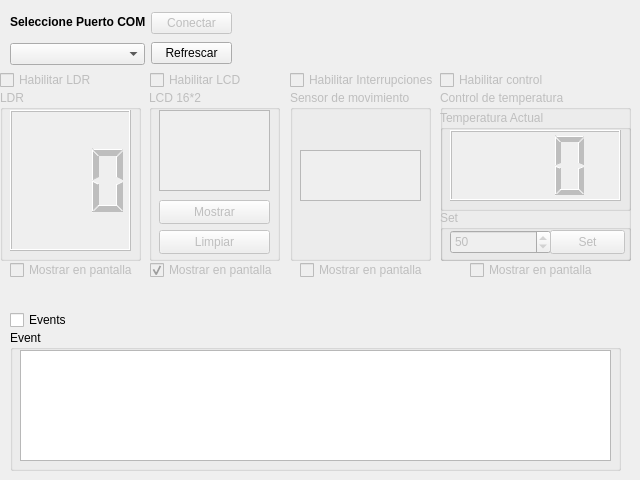
<?xml version="1.0" encoding="UTF-8"?>
<ui version="4.0">
 <class>MainWindowk</class>
 <widget class="QMainWindow" name="MainWindowk">
  <property name="geometry">
   <rect>
    <x>0</x>
    <y>0</y>
    <width>640</width>
    <height>480</height>
   </rect>
  </property>
  <property name="minimumSize">
   <size>
    <width>640</width>
    <height>480</height>
   </size>
  </property>
  <property name="maximumSize">
   <size>
    <width>640</width>
    <height>480</height>
   </size>
  </property>
  <property name="windowTitle">
   <string>Taller</string>
  </property>
  <property name="toolTip">
   <string>&lt;html&gt;&lt;head/&gt;&lt;body&gt;&lt;p&gt;&lt;br/&gt;&lt;/p&gt;&lt;/body&gt;&lt;/html&gt;</string>
  </property>
  <property name="documentMode">
   <bool>false</bool>
  </property>
  <widget class="QWidget" name="centralwidget">
   <property name="minimumSize">
    <size>
     <width>640</width>
     <height>480</height>
    </size>
   </property>
   <property name="maximumSize">
    <size>
     <width>640</width>
     <height>480</height>
    </size>
   </property>
   <widget class="QGroupBox" name="groupBox_7">
    <property name="geometry">
     <rect>
      <x>10</x>
      <y>330</y>
      <width>611</width>
      <height>141</height>
     </rect>
    </property>
    <property name="title">
     <string>Event</string>
    </property>
    <widget class="QTextEdit" name="textEdit">
     <property name="geometry">
      <rect>
       <x>10</x>
       <y>20</y>
       <width>591</width>
       <height>111</height>
      </rect>
     </property>
     <property name="readOnly">
      <bool>true</bool>
     </property>
    </widget>
   </widget>
   <widget class="QCheckBox" name="ExcludeEvents">
    <property name="geometry">
     <rect>
      <x>10</x>
      <y>310</y>
      <width>101</width>
      <height>20</height>
     </rect>
    </property>
    <property name="text">
     <string>Events</string>
    </property>
   </widget>
   <widget class="QWidget" name="Grupos" native="true">
    <property name="enabled">
     <bool>false</bool>
    </property>
    <property name="geometry">
     <rect>
      <x>0</x>
      <y>70</y>
      <width>631</width>
      <height>211</height>
     </rect>
    </property>
    <widget class="QCheckBox" name="LDR_En">
     <property name="geometry">
      <rect>
       <x>0</x>
       <y>0</y>
       <width>101</width>
       <height>20</height>
      </rect>
     </property>
     <property name="text">
      <string>Habilitar LDR</string>
     </property>
    </widget>
    <widget class="QCheckBox" name="LCD_En">
     <property name="geometry">
      <rect>
       <x>150</x>
       <y>0</y>
       <width>101</width>
       <height>20</height>
      </rect>
     </property>
     <property name="text">
      <string>Habilitar LCD</string>
     </property>
    </widget>
    <widget class="QCheckBox" name="Interrupt_En">
     <property name="geometry">
      <rect>
       <x>290</x>
       <y>0</y>
       <width>151</width>
       <height>20</height>
      </rect>
     </property>
     <property name="text">
      <string>Habilitar Interrupciones</string>
     </property>
    </widget>
    <widget class="QCheckBox" name="Control_En">
     <property name="geometry">
      <rect>
       <x>440</x>
       <y>0</y>
       <width>121</width>
       <height>20</height>
      </rect>
     </property>
     <property name="text">
      <string>Habilitar control</string>
     </property>
    </widget>
    <widget class="QGroupBox" name="LDR_Group">
     <property name="enabled">
      <bool>false</bool>
     </property>
     <property name="geometry">
      <rect>
       <x>0</x>
       <y>20</y>
       <width>141</width>
       <height>171</height>
      </rect>
     </property>
     <property name="title">
      <string>LDR</string>
     </property>
     <widget class="QLCDNumber" name="ValueLDR">
      <property name="geometry">
       <rect>
        <x>10</x>
        <y>20</y>
        <width>121</width>
        <height>141</height>
       </rect>
      </property>
      <property name="autoFillBackground">
       <bool>true</bool>
      </property>
      <property name="digitCount">
       <number>3</number>
      </property>
     </widget>
    </widget>
    <widget class="QGroupBox" name="LCD_Group">
     <property name="enabled">
      <bool>false</bool>
     </property>
     <property name="geometry">
      <rect>
       <x>149</x>
       <y>20</y>
       <width>131</width>
       <height>171</height>
      </rect>
     </property>
     <property name="title">
      <string>LCD 16*2</string>
     </property>
     <widget class="QPlainTextEdit" name="TextoLCD">
      <property name="geometry">
       <rect>
        <x>10</x>
        <y>20</y>
        <width>111</width>
        <height>81</height>
       </rect>
      </property>
      <property name="inputMethodHints">
       <set>Qt::InputMethodHint::ImhNone</set>
      </property>
      <property name="plainText">
       <string/>
      </property>
      <property name="maximumBlockCount">
       <number>0</number>
      </property>
     </widget>
     <widget class="QPushButton" name="ShowLCD">
      <property name="geometry">
       <rect>
        <x>10</x>
        <y>110</y>
        <width>111</width>
        <height>24</height>
       </rect>
      </property>
      <property name="text">
       <string>Mostrar</string>
      </property>
     </widget>
     <widget class="QPushButton" name="ClearLCD">
      <property name="geometry">
       <rect>
        <x>10</x>
        <y>140</y>
        <width>111</width>
        <height>24</height>
       </rect>
      </property>
      <property name="text">
       <string>Limpiar</string>
      </property>
     </widget>
    </widget>
    <widget class="QGroupBox" name="Interrupt_Group">
     <property name="enabled">
      <bool>false</bool>
     </property>
     <property name="geometry">
      <rect>
       <x>290</x>
       <y>20</y>
       <width>141</width>
       <height>171</height>
      </rect>
     </property>
     <property name="title">
      <string>Sensor de movimiento</string>
     </property>
     <widget class="QTextEdit" name="textEdit_2">
      <property name="geometry">
       <rect>
        <x>10</x>
        <y>60</y>
        <width>121</width>
        <height>51</height>
       </rect>
      </property>
      <property name="font">
       <font>
        <pointsize>21</pointsize>
       </font>
      </property>
      <property name="tabChangesFocus">
       <bool>false</bool>
      </property>
      <property name="documentTitle">
       <string/>
      </property>
      <property name="undoRedoEnabled">
       <bool>true</bool>
      </property>
      <property name="readOnly">
       <bool>true</bool>
      </property>
      <property name="markdown">
       <string/>
      </property>
      <property name="tabStopDistance">
       <double>5.000000000000000</double>
      </property>
      <property name="acceptRichText">
       <bool>true</bool>
      </property>
     </widget>
    </widget>
    <widget class="QGroupBox" name="Control_Group">
     <property name="enabled">
      <bool>false</bool>
     </property>
     <property name="geometry">
      <rect>
       <x>440</x>
       <y>20</y>
       <width>191</width>
       <height>171</height>
      </rect>
     </property>
     <property name="title">
      <string>Control de temperatura</string>
     </property>
     <widget class="QGroupBox" name="groupBox_4">
      <property name="geometry">
       <rect>
        <x>0</x>
        <y>120</y>
        <width>191</width>
        <height>51</height>
       </rect>
      </property>
      <property name="title">
       <string>Set</string>
      </property>
      <widget class="QSpinBox" name="SetPoint_spin">
       <property name="geometry">
        <rect>
         <x>10</x>
         <y>20</y>
         <width>101</width>
         <height>24</height>
        </rect>
       </property>
       <property name="maximum">
        <number>230</number>
       </property>
       <property name="value">
        <number>50</number>
       </property>
       <property name="displayIntegerBase">
        <number>10</number>
       </property>
      </widget>
      <widget class="QPushButton" name="SetTemp_btn">
       <property name="geometry">
        <rect>
         <x>110</x>
         <y>20</y>
         <width>75</width>
         <height>24</height>
        </rect>
       </property>
       <property name="text">
        <string>Set</string>
       </property>
      </widget>
     </widget>
     <widget class="QGroupBox" name="groupBox_5">
      <property name="geometry">
       <rect>
        <x>0</x>
        <y>20</y>
        <width>191</width>
        <height>101</height>
       </rect>
      </property>
      <property name="title">
       <string>Temperatura Actual</string>
      </property>
      <widget class="QLCDNumber" name="ValueTemp">
       <property name="geometry">
        <rect>
         <x>10</x>
         <y>20</y>
         <width>171</width>
         <height>71</height>
        </rect>
       </property>
       <property name="font">
        <font>
         <pointsize>10</pointsize>
        </font>
       </property>
       <property name="layoutDirection">
        <enum>Qt::LayoutDirection::LeftToRight</enum>
       </property>
       <property name="autoFillBackground">
        <bool>true</bool>
       </property>
       <property name="smallDecimalPoint">
        <bool>false</bool>
       </property>
       <property name="digitCount">
        <number>3</number>
       </property>
       <property name="mode">
        <enum>QLCDNumber::Mode::Dec</enum>
       </property>
       <property name="segmentStyle">
        <enum>QLCDNumber::SegmentStyle::Filled</enum>
       </property>
       <property name="intValue" stdset="0">
        <number>0</number>
       </property>
      </widget>
     </widget>
    </widget>
    <widget class="QCheckBox" name="ShowDisplayTemp">
     <property name="enabled">
      <bool>false</bool>
     </property>
     <property name="geometry">
      <rect>
       <x>470</x>
       <y>190</y>
       <width>131</width>
       <height>20</height>
      </rect>
     </property>
     <property name="text">
      <string>Mostrar en pantalla</string>
     </property>
     <property name="autoRepeat">
      <bool>false</bool>
     </property>
     <property name="autoExclusive">
      <bool>true</bool>
     </property>
    </widget>
    <widget class="QCheckBox" name="ShowDisplayInterrupt">
     <property name="enabled">
      <bool>false</bool>
     </property>
     <property name="geometry">
      <rect>
       <x>300</x>
       <y>190</y>
       <width>131</width>
       <height>20</height>
      </rect>
     </property>
     <property name="text">
      <string>Mostrar en pantalla</string>
     </property>
     <property name="autoExclusive">
      <bool>true</bool>
     </property>
    </widget>
    <widget class="QCheckBox" name="ShowDisplayLDR">
     <property name="enabled">
      <bool>false</bool>
     </property>
     <property name="geometry">
      <rect>
       <x>10</x>
       <y>190</y>
       <width>131</width>
       <height>20</height>
      </rect>
     </property>
     <property name="text">
      <string>Mostrar en pantalla</string>
     </property>
     <property name="autoExclusive">
      <bool>true</bool>
     </property>
    </widget>
    <widget class="QCheckBox" name="ShowDisplayLCD">
     <property name="enabled">
      <bool>false</bool>
     </property>
     <property name="geometry">
      <rect>
       <x>150</x>
       <y>190</y>
       <width>131</width>
       <height>20</height>
      </rect>
     </property>
     <property name="text">
      <string>Mostrar en pantalla</string>
     </property>
     <property name="checked">
      <bool>true</bool>
     </property>
     <property name="autoExclusive">
      <bool>true</bool>
     </property>
    </widget>
   </widget>
   <widget class="QWidget" name="layoutWidget">
    <property name="geometry">
     <rect>
      <x>10</x>
      <y>10</y>
      <width>222</width>
      <height>58</height>
     </rect>
    </property>
    <layout class="QHBoxLayout" name="horizontalLayout">
     <item>
      <layout class="QVBoxLayout" name="verticalLayout_2">
       <item>
        <widget class="QLabel" name="label">
         <property name="minimumSize">
          <size>
           <width>135</width>
           <height>24</height>
          </size>
         </property>
         <property name="maximumSize">
          <size>
           <width>135</width>
           <height>24</height>
          </size>
         </property>
         <property name="text">
          <string>&lt;html&gt;&lt;head/&gt;&lt;body&gt;&lt;p align=&quot;center&quot;&gt;&lt;span style=&quot; font-weight:700;&quot;&gt;Seleccione Puerto COM&lt;/span&gt;&lt;/p&gt;&lt;/body&gt;&lt;/html&gt;</string>
         </property>
        </widget>
       </item>
       <item alignment="Qt::AlignmentFlag::AlignVCenter">
        <widget class="QComboBox" name="Ports_btn">
         <property name="toolTip">
          <string>&lt;html&gt;&lt;head/&gt;&lt;body&gt;&lt;p&gt;Seleccione puerto COM&lt;/p&gt;&lt;/body&gt;&lt;/html&gt;</string>
         </property>
        </widget>
       </item>
      </layout>
     </item>
     <item>
      <layout class="QVBoxLayout" name="verticalLayout">
       <item>
        <widget class="QPushButton" name="Connect_btn">
         <property name="enabled">
          <bool>false</bool>
         </property>
         <property name="toolTip">
          <string>&lt;html&gt;&lt;head/&gt;&lt;body&gt;&lt;p&gt;Conectar/Desconectar&lt;/p&gt;&lt;/body&gt;&lt;/html&gt;</string>
         </property>
         <property name="text">
          <string>Conectar</string>
         </property>
        </widget>
       </item>
       <item>
        <widget class="QPushButton" name="Reset_btn">
         <property name="toolTip">
          <string>Cargar puertos COM</string>
         </property>
         <property name="text">
          <string>Refrescar</string>
         </property>
        </widget>
       </item>
      </layout>
     </item>
    </layout>
   </widget>
  </widget>
 </widget>
 <resources/>
 <connections/>
</ui>
